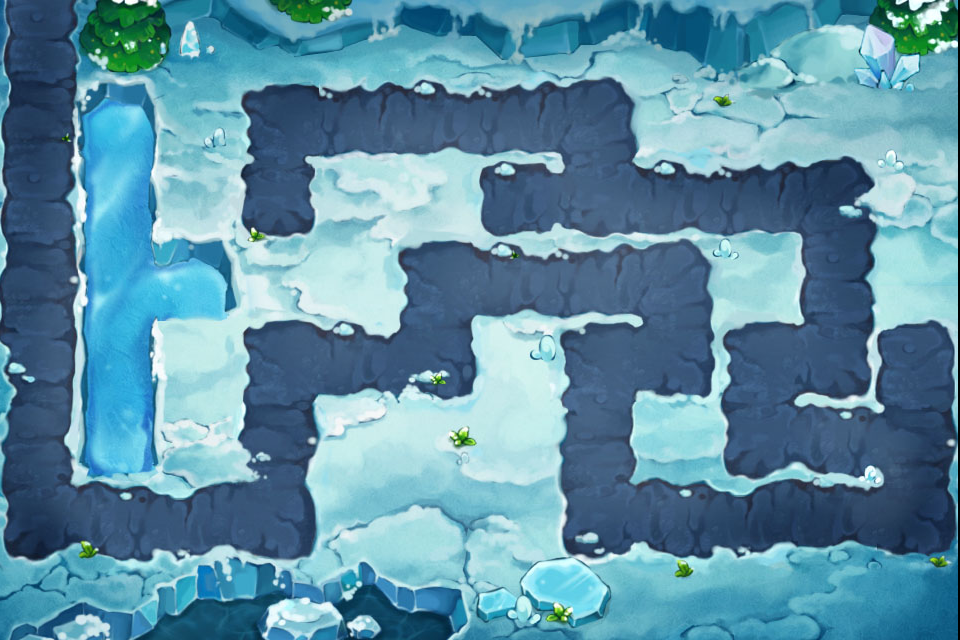

This is a level from a 2D game, rendered from its Tiled map with the project's own tilesets. A one-line summary and the map file follow, with tile-layer data summarised:
An orthogonal 12x8 tile map with 80x80 px tiles, 1 tile layer (Background) and 13 objects (4x firebrand, 3x wood, hero, snowdrift1.png, icecrystal2.png, ...).

<map version="1.0" orientation="orthogonal" width="12" height="8" tilewidth="80" tileheight="80">
 <tileset firstgid="1" name="level3_1bg" tilewidth="80" tileheight="80">
  <tileoffset x="-2" y="0" />
  <image source="level3_1bg.jpg" width="960" height="640" />
  <tile id="0">
   <properties>
    <property name="tiletype" value="0" />
   </properties>
  </tile>
  <tile id="12">
   <properties>
    <property name="tiletype" value="0" />
   </properties>
  </tile>
  <tile id="13">
   <properties>
    <property name="tiletype" value="2" />
   </properties>
  </tile>
  <tile id="14">
   <properties>
    <property name="tiletype" value="1" />
   </properties>
  </tile>
  <tile id="15">
   <properties>
    <property name="tiletype" value="0" />
   </properties>
  </tile>
  <tile id="16">
   <properties>
    <property name="tiletype" value="0" />
   </properties>
  </tile>
  <tile id="17">
   <properties>
    <property name="tiletype" value="0" />
   </properties>
  </tile>
  <tile id="18">
   <properties>
    <property name="tiletype" value="0" />
   </properties>
  </tile>
  <tile id="19">
   <properties>
    <property name="tiletype" value="0" />
   </properties>
  </tile>
  <tile id="20">
   <properties>
    <property name="tiletype" value="1" />
   </properties>
  </tile>
  <tile id="21">
   <properties>
    <property name="tiletype" value="1" />
   </properties>
  </tile>
  <tile id="22">
   <properties>
    <property name="tiletype" value="1" />
   </properties>
  </tile>
  <tile id="23">
   <properties>
    <property name="tiletype" value="1" />
   </properties>
  </tile>
  <tile id="24">
   <properties>
    <property name="tiletype" value="0" />
   </properties>
  </tile>
  <tile id="25">
   <properties>
    <property name="tiletype" value="2" />
   </properties>
  </tile>
  <tile id="26">
   <properties>
    <property name="tiletype" value="1" />
   </properties>
  </tile>
  <tile id="28">
   <properties>
    <property name="tiletype" value="1" />
   </properties>
  </tile>
  <tile id="29">
   <properties>
    <property name="tiletype" value="1" />
   </properties>
  </tile>
  <tile id="31">
   <properties>
    <property name="tiletype" value="0" />
   </properties>
  </tile>
  <tile id="32">
   <properties>
    <property name="tiletype" value="0" />
   </properties>
  </tile>
  <tile id="33">
   <properties>
    <property name="tiletype" value="0" />
   </properties>
  </tile>
  <tile id="34">
   <properties>
    <property name="tiletype" value="0" />
   </properties>
  </tile>
  <tile id="35">
   <properties>
    <property name="tiletype" value="1" />
   </properties>
  </tile>
  <tile id="36">
   <properties>
    <property name="tiletype" value="0" />
   </properties>
  </tile>
  <tile id="37">
   <properties>
    <property name="tiletype" value="2" />
   </properties>
  </tile>
  <tile id="38">
   <properties>
    <property name="tiletype" value="2" />
   </properties>
  </tile>
  <tile id="39">
   <properties>
    <property name="tiletype" value="1" />
   </properties>
  </tile>
  <tile id="40">
   <properties>
    <property name="tiletype" value="1" />
   </properties>
  </tile>
  <tile id="41">
   <properties>
    <property name="tiletype" value="0" />
   </properties>
  </tile>
  <tile id="42">
   <properties>
    <property name="tiletype" value="0" />
   </properties>
  </tile>
  <tile id="43">
   <properties>
    <property name="tiletype" value="0" />
   </properties>
  </tile>
  <tile id="44">
   <properties>
    <property name="tiletype" value="0" />
   </properties>
  </tile>
  <tile id="45">
   <properties>
    <property name="tiletype" value="1" />
   </properties>
  </tile>
  <tile id="46">
   <properties>
    <property name="tiletype" value="0" />
   </properties>
  </tile>
  <tile id="47">
   <properties>
    <property name="tiletype" value="1" />
   </properties>
  </tile>
  <tile id="48">
   <properties>
    <property name="tiletype" value="0" />
   </properties>
  </tile>
  <tile id="49">
   <properties>
    <property name="tiletype" value="2" />
   </properties>
  </tile>
  <tile id="50">
   <properties>
    <property name="tiletype" value="1" />
   </properties>
  </tile>
  <tile id="51">
   <properties>
    <property name="tiletype" value="0" />
   </properties>
  </tile>
  <tile id="52">
   <properties>
    <property name="tiletype" value="0" />
   </properties>
  </tile>
  <tile id="53">
   <properties>
    <property name="tiletype" value="0" />
   </properties>
  </tile>
  <tile id="55">
   <properties>
    <property name="tiletype" value="0" />
   </properties>
  </tile>
  <tile id="56">
   <properties>
    <property name="tiletype" value="0" />
   </properties>
  </tile>
  <tile id="57">
   <properties>
    <property name="tiletype" value="0" />
   </properties>
  </tile>
  <tile id="58">
   <properties>
    <property name="tiletype" value="0" />
   </properties>
  </tile>
  <tile id="60">
   <properties>
    <property name="tiletype" value="0" />
   </properties>
  </tile>
  <tile id="61">
   <properties>
    <property name="tiletype" value="2" />
   </properties>
  </tile>
  <tile id="62">
   <properties>
    <property name="tiletype" value="1" />
   </properties>
  </tile>
  <tile id="63">
   <properties>
    <property name="tiletype" value="0" />
   </properties>
  </tile>
  <tile id="64">
   <properties>
    <property name="tiletype" value="1" />
   </properties>
  </tile>
  <tile id="65">
   <properties>
    <property name="tiletype" value="1" />
   </properties>
  </tile>
  <tile id="66">
   <properties>
    <property name="tiletype" value="1" />
   </properties>
  </tile>
  <tile id="67">
   <properties>
    <property name="tiletype" value="0" />
   </properties>
  </tile>
  <tile id="68">
   <properties>
    <property name="tiletype" value="1" />
   </properties>
  </tile>
  <tile id="69">
   <properties>
    <property name="tiletype" value="0" />
   </properties>
  </tile>
  <tile id="70">
   <properties>
    <property name="tiletype" value="0" />
   </properties>
  </tile>
  <tile id="71">
   <properties>
    <property name="tiletype" value="0" />
   </properties>
  </tile>
  <tile id="72">
   <properties>
    <property name="tiletype" value="0" />
   </properties>
  </tile>
  <tile id="73">
   <properties>
    <property name="tiletype" value="0" />
   </properties>
  </tile>
  <tile id="74">
   <properties>
    <property name="tiletype" value="0" />
   </properties>
  </tile>
  <tile id="75">
   <properties>
    <property name="tiletype" value="0" />
   </properties>
  </tile>
  <tile id="76">
   <properties>
    <property name="tiletype" value="1" />
   </properties>
  </tile>
  <tile id="77">
   <properties>
    <property name="tiletype" value="1" />
   </properties>
  </tile>
  <tile id="78">
   <properties>
    <property name="tiletype" value="1" />
   </properties>
  </tile>
  <tile id="79">
   <properties>
    <property name="tiletype" value="0" />
   </properties>
  </tile>
  <tile id="82">
   <properties>
    <property name="tiletype" value="0" />
   </properties>
  </tile>
  <tile id="83">
   <properties>
    <property name="tiletype" value="0" />
   </properties>
  </tile>
 </tileset>
 <layer name="Background" width="12" height="8">
  <data>[96 cells, 96 non-empty, 96 distinct tile ids]</data>
 </layer>
 <objectgroup name="Objects" width="12" height="8">
  <object name="hero" x="497" y="379" />
  <object name="wood" x="97" y="146" />
  <object name="wood" x="98" y="458" />
  <object name="wood" x="176" y="302" />
  <object name="snowdrift1.png" x="779" y="613" />
  <object name="icecrystal2.png" x="56" y="574" />
  <object name="watergress1_1.png" x="116" y="489" />
  <object name="watergress1_2.png" x="193" y="345" />
  <object name="firebrand" x="599" y="96" />
  <object name="firebrand" x="384" y="349" />
  <object name="firebrand" x="610" y="589" />
  <object name="firebrand" x="870" y="501" />
  <object name="5_icetower" x="358" y="279" />
 </objectgroup>
</map>
